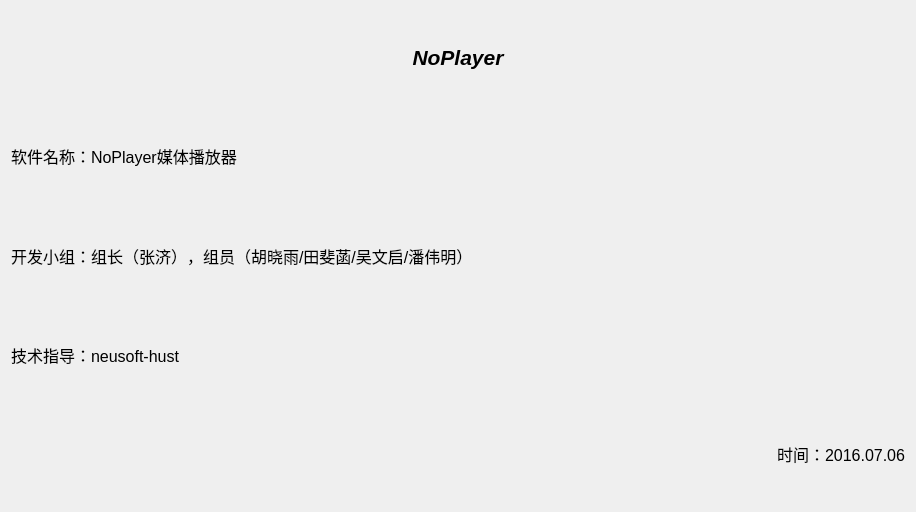
<?xml version="1.0" encoding="UTF-8"?>
<ui version="4.0">
 <class>About_ui</class>
 <widget class="QWidget" name="About_ui">
  <property name="geometry">
   <rect>
    <x>0</x>
    <y>0</y>
    <width>916</width>
    <height>512</height>
   </rect>
  </property>
  <property name="windowTitle">
   <string>Form</string>
  </property>
  <layout class="QVBoxLayout" name="verticalLayout">
   <item>
    <widget class="QLabel" name="label_5">
     <property name="text">
      <string>&lt;html&gt;&lt;head/&gt;&lt;body&gt;&lt;p align=&quot;center&quot;&gt;&lt;span style=&quot; font-size:16pt; font-weight:600; font-style:italic;&quot;&gt;NoPlayer&lt;/span&gt;&lt;/p&gt;&lt;/body&gt;&lt;/html&gt;</string>
     </property>
    </widget>
   </item>
   <item>
    <widget class="QLabel" name="label">
     <property name="text">
      <string>&lt;html&gt;&lt;head/&gt;&lt;body&gt;&lt;p&gt;&lt;span style=&quot; font-size:12pt;&quot;&gt;软件名称：NoPlayer媒体播放器&lt;/span&gt;&lt;/p&gt;&lt;/body&gt;&lt;/html&gt;</string>
     </property>
    </widget>
   </item>
   <item>
    <widget class="QLabel" name="label_3">
     <property name="text">
      <string>&lt;html&gt;&lt;head/&gt;&lt;body&gt;&lt;p&gt;&lt;span style=&quot; font-size:12pt;&quot;&gt;开发小组：组长（张济），组员（胡晓雨/田斐菡/吴文启/潘伟明）&lt;/span&gt;&lt;/p&gt;&lt;/body&gt;&lt;/html&gt;</string>
     </property>
    </widget>
   </item>
   <item>
    <widget class="QLabel" name="label_2">
     <property name="text">
      <string>&lt;html&gt;&lt;head/&gt;&lt;body&gt;&lt;p&gt;&lt;span style=&quot; font-size:12pt;&quot;&gt;技术指导：neusoft-hust&lt;/span&gt;&lt;/p&gt;&lt;/body&gt;&lt;/html&gt;</string>
     </property>
    </widget>
   </item>
   <item>
    <widget class="QLabel" name="label_4">
     <property name="text">
      <string>&lt;html&gt;&lt;head/&gt;&lt;body&gt;&lt;p align=&quot;right&quot;&gt;&lt;span style=&quot; font-size:12pt;&quot;&gt;时间：2016.07.06&lt;/span&gt;&lt;/p&gt;&lt;/body&gt;&lt;/html&gt;</string>
     </property>
    </widget>
   </item>
  </layout>
 </widget>
 <resources/>
 <connections/>
</ui>
